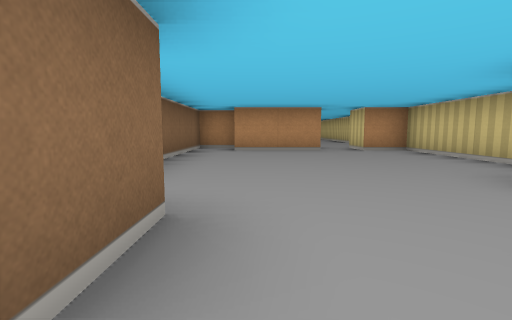
[1] (above)

18 first-person views from a walk through a cub3D maze. The camera is about half as high as the walls, tilts 6° down and sees 85° across. The floor is counted in squares. Each view is taken from the middle of a square. On the plan, view 1 faces up. The plan holds only what a view shows up to about 9 squares ahead; the rest is blank.

[2]
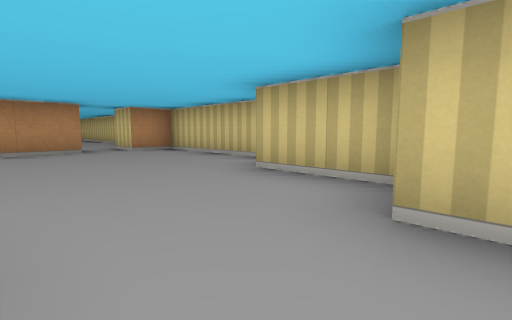

[3]
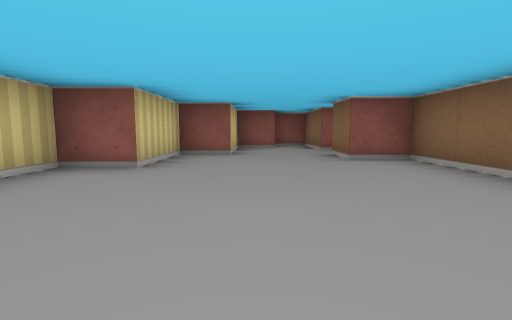

[4]
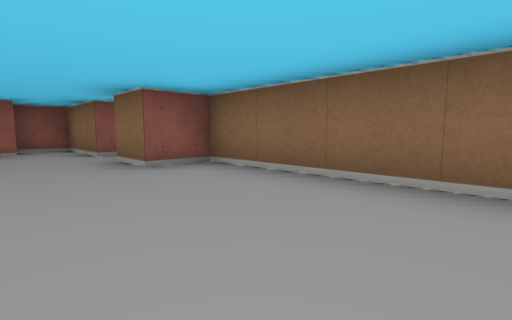

[5]
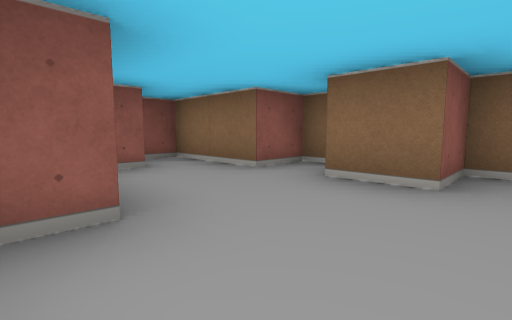

[6]
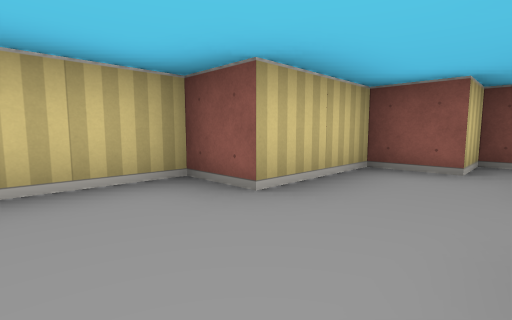

[7]
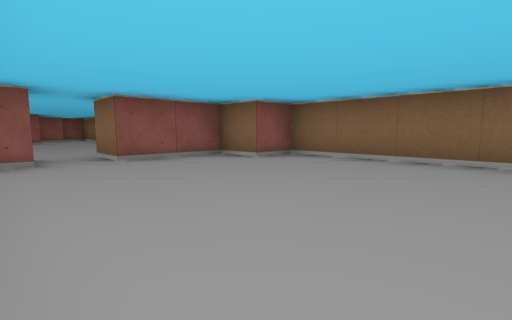

[8]
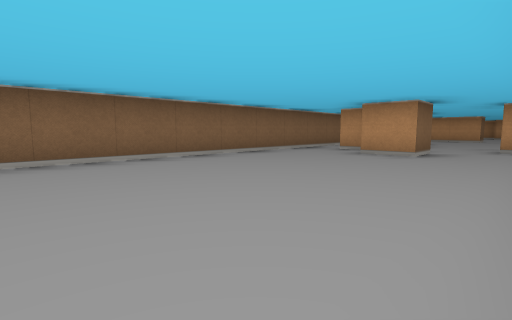

[9]
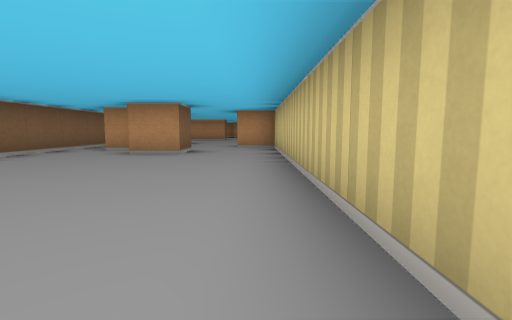

[10]
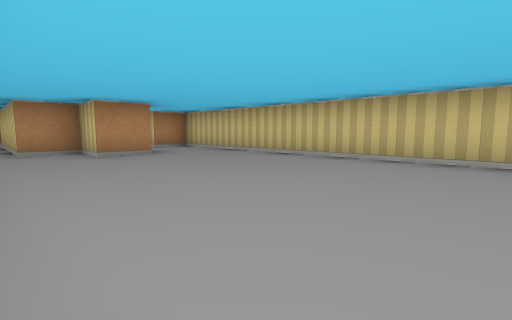

[11]
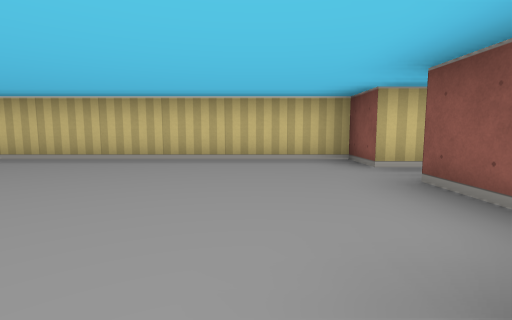

[12]
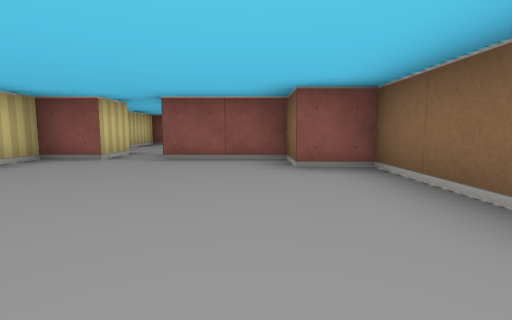

[13]
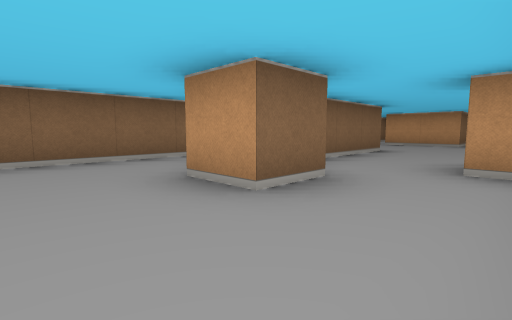

[14]
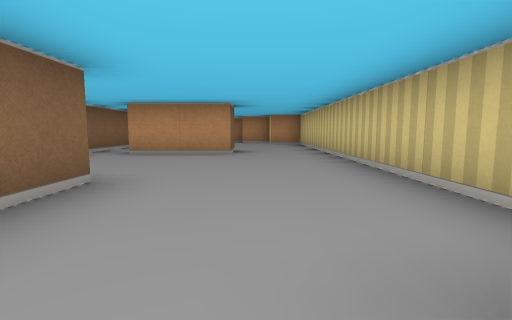

[15]
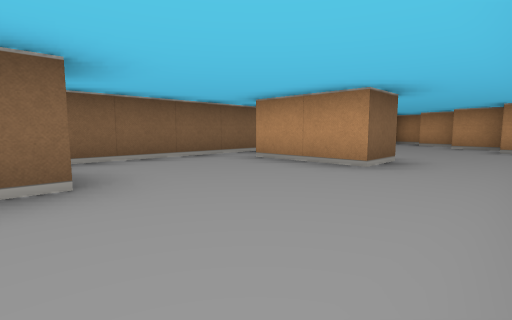

[16]
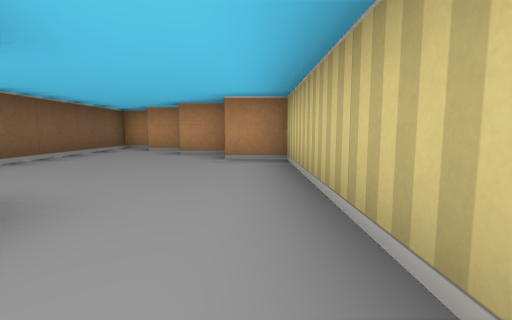

[17]
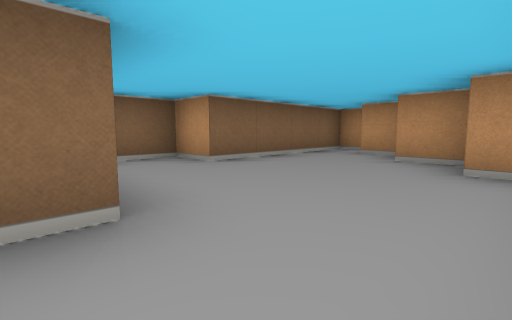

[18]
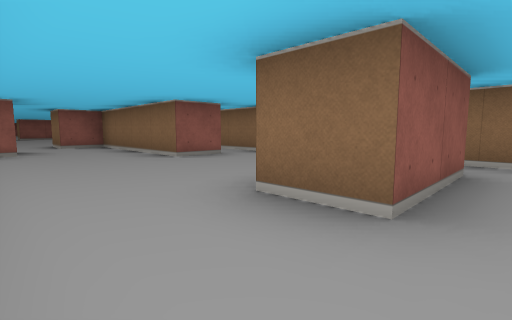

### Floor plan
Ten units are one square. View 1 is at (0, 0); x grows to the right and y downward. Boxes are objects, and circles mark ways between rooms. Rooms are numbered by the first view taken in them; rooms with no view inside come last. Other rooms are left out.
<svg viewBox="-20 -310 60 340">
<path fill="none" stroke="#000" d="M15 -65 -5 -65M-15 0 -15 5 -5 5 -5 25 5 25 5 15 15 15 15 -5 25 -5 25 -25 35 -25 35 -65 25 -65M-5 -75 -15 -75 -15 -15 -5 -15 -5 -5M-15 -155 -15 -85 -5 -85 -5 -75 15 -75 15 -65M5 -165 -5 -165M5 -175 5 -165 15 -165 15 -155 5 -155M25 -65 25 -75 35 -75 35 -175 25 -175M35 -195 35 -235M15 -235 -5 -235M-5 -165 -5 -205 5 -205 5 -175M-15 -235 -15 -155M5 -155 5 -165M-6 -245 15 -245 15 -235M25 -285 15 -285M14 -295 5 -295M35 -235 35 -275 25 -275M1 -305 -5 -305 -5 -265 -15 -265 -15 -235"/>
<circle cx="20" cy="-70" r="3" fill="#2a7"/>
<circle cx="7" cy="-173" r="3" fill="#2a7"/>
<circle cx="-10" cy="-240" r="3" fill="#2a7"/>
<circle cx="25" cy="-240" r="3" fill="#2a7"/>
<text x="10" y="-30">1</text>
<text x="10" y="-120">2</text>
<text x="10" y="-200">3</text>
<text x="10" y="-260">4</text>
</svg>
Room 1 opens to room 2. Room 2 opens to room 3. Room 3 opens to room 4.

Where each view was taken, in squares from view 1:
view 1: 0 up, 0 right, facing up
view 2: 0 up, 0 right, facing up-right
view 3: 6 up, 1 right, facing down
view 4: 5 up, 1 right, facing down-left
view 5: 2 up, 2 right, facing down-left
view 6: 2 up, 0 right, facing down-right
view 7: 12 up, 3 right, facing down-left
view 8: 10 up, 3 right, facing up-left
view 9: 10 up, 3 right, facing up
view 10: 10 up, 1 left, facing up-right
view 11: 9 up, 1 left, facing right
view 12: 12 up, 0 right, facing down
view 13: 14 up, 3 right, facing up-left
view 14: 18 up, 2 right, facing up
view 15: 20 up, 3 right, facing up-left
view 16: 23 up, 3 right, facing up
view 17: 24 up, 3 right, facing up-left
view 18: 25 up, 3 right, facing down-left
